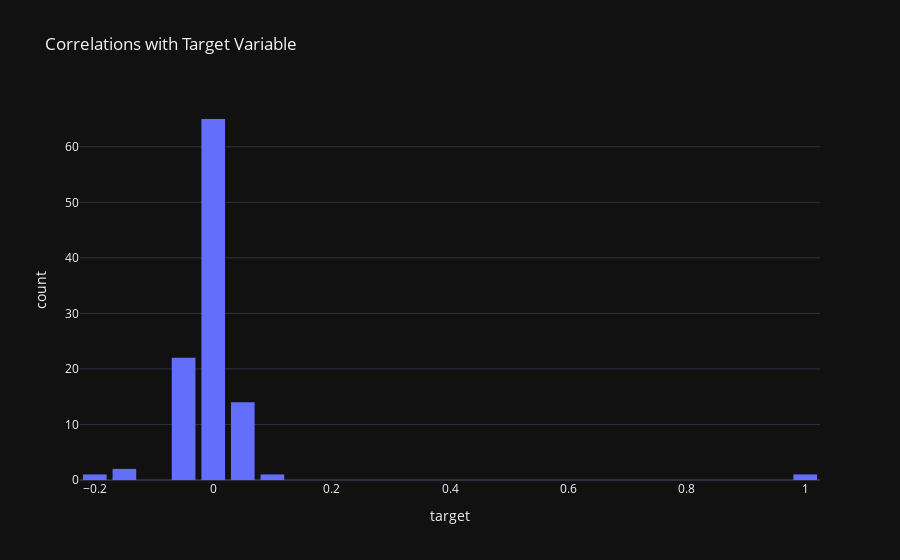

Here is the notebook cell this chart was saved with:
### Markdown cell above
## Correlations

### Code cell
corr: DataFrame = (
    application_train.select(cs.by_dtype(pl.NUMERIC_DTYPES)).to_pandas().corr()
)
corr = pd.DataFrame(corr["target"])

px.histogram(
    corr, "target", title="Correlations with Target Variable"
).update_layout(bargap=0.2)

### Figure 1 — Plotly figure (JSON) as saved in the notebook; plotly's stock layout.template omitted (floating-point values rounded to 4 significant figures)
{"data": [{"alignmentgroup": "True", "bingroup": "x", "hovertemplate": "target=%{x}<br>count=%{y}<extra></extra>", "legendgroup": "", "marker": {"color": "#636efa", "pattern": {"shape": ""}}, "name": "", "offsetgroup": "", "orientation": "v", "showlegend": false, "type": "histogram", "x": [-0.002108, 1, 0.01919, -0.003982, -0.03037, -0.01282, -0.03965, -0.03723, 0.07824, -0.04493, 0.04197, 0.05146, 0.03761, 0.0005344, 0.04598, 0.02852, 0.0003701, -0.02381, -0.001758, 0.009308, 0.0589, 0.06089, -0.02417, 0.005576, 0.006942, 0.002819, 0.0444, 0.05099, 0.03252, -0.1553, -0.1605, -0.1789, -0.0295, -0.02275, -0.009728, -0.02215, -0.01855, -0.0342, -0.01917, -0.044, -0.03361, -0.01088, -0.02503, -0.033, -0.003176, -0.01358, -0.02728, -0.01995, -0.009036, -0.02207, -0.01634, -0.03213, -0.01739, -0.04323, -0.0327, -0.01017, -0.02339, -0.03068, -0.001557, -0.01271, -0.02918, -0.02208, -0.009993, -0.02233, -0.01857, -0.03386, -0.01902, -0.04377, -0.03339, -0.01126, -0.02462, -0.03274, -0.002757, -0.01334, -0.0326, 0.009131, 0.03225, 0.009022, 0.03128, 0.05522, 0.005417, 0.04435, -0.002672, -0.0003158, -0.0286, -0.00152, -0.00804, -0.004352, -0.001414, -0.004229, -0.0007558, -0.01158, -0.009464, -0.006536, -0.01161, -0.003378, -0.007952, -0.001358, 0.0002154, 0.003709, 0.0009304, 0.002704, 0.0007877, -0.01246, -0.002022, 0.01993], "xaxis": "x", "yaxis": "y"}], "layout": {"bargap": 0.2, "barmode": "relative", "legend": {"tracegroupgap": 0}, "title": {"text": "Correlations with Target Variable"}, "xaxis": {"anchor": "y", "domain": [0, 1], "title": {"text": "target"}}, "yaxis": {"anchor": "x", "domain": [0, 1], "title": {"text": "count"}}}}
